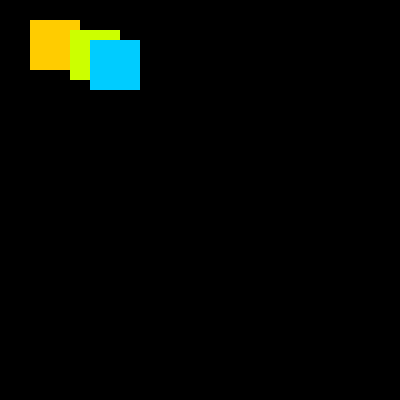
Frame 1 (no input)
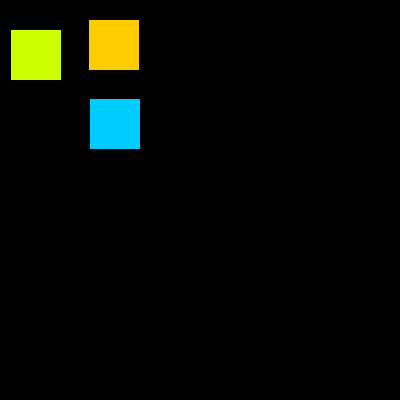
Frame 60 (the mouse pressed at the canvas centre just before this capture)
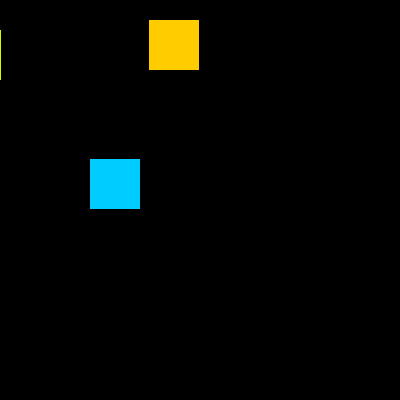
Frame 120 (the mouse held since frame 60 and released just before this capture)

The Processing sketch that drew these frames (run headless with seeded random() and noise(); from frame 60 on, the mouse is pressed at the canvas centre):

// Processing sketch: Excercise_1
// ── Excercise_1.pde
int x1 = 30;
int x2 = 70;
int y = 40;
void setup () {
  size(400, 400);
  noStroke();
}
void draw() {
  background(0);
  fill(255, 204, 0);
  rect(x1, 20, 50, 50);
  fill(204, 255, 0);
  rect(x2, 30, 50, 50);
  fill(0, 204, 255);
  rect(90, y, 50, 50);
  x1++;
  x2--;
  y++;
}
